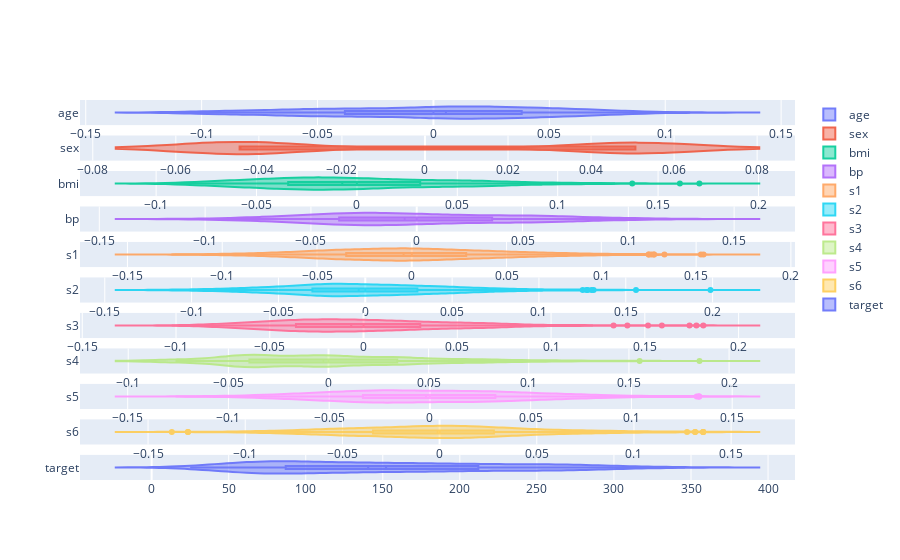

The cell this chart's notebook holds for it:
### Code cell
fig = make_subplots(rows=len(inputs+outputs))

for i, item in enumerate(inputs + outputs):
    fig.add_trace(
        go.Violin(
            x=dataset[item],
            box_visible=True,
            meanline_visible=True,
            opacity=0.9,
            y0=item,
            name=item,
        ),
        row=i+1, col=1
    )

fig.update_layout(height=200*len(inputs+outputs))
fig.update_layout()
fig.show()

### Figure 1 — Plotly figure (JSON) as saved in the notebook; plotly's stock layout.template omitted (floating-point values rounded to 4 significant figures; data arrays with more than 128 entries replaced by an {"elided": "..."} marker saying what was removed)
{"data": [{"box": {"visible": true}, "meanline": {"visible": true}, "name": "age", "opacity": 0.9, "type": "violin", "x": {"elided": "442 float values"}, "xaxis": "x", "y0": "age", "yaxis": "y"}, {"box": {"visible": true}, "meanline": {"visible": true}, "name": "sex", "opacity": 0.9, "type": "violin", "x": {"elided": "442 float values"}, "xaxis": "x2", "y0": "sex", "yaxis": "y2"}, {"box": {"visible": true}, "meanline": {"visible": true}, "name": "bmi", "opacity": 0.9, "type": "violin", "x": {"elided": "442 float values"}, "xaxis": "x3", "y0": "bmi", "yaxis": "y3"}, {"box": {"visible": true}, "meanline": {"visible": true}, "name": "bp", "opacity": 0.9, "type": "violin", "x": {"elided": "442 float values"}, "xaxis": "x4", "y0": "bp", "yaxis": "y4"}, {"box": {"visible": true}, "meanline": {"visible": true}, "name": "s1", "opacity": 0.9, "type": "violin", "x": {"elided": "442 float values"}, "xaxis": "x5", "y0": "s1", "yaxis": "y5"}, {"box": {"visible": true}, "meanline": {"visible": true}, "name": "s2", "opacity": 0.9, "type": "violin", "x": {"elided": "442 float values"}, "xaxis": "x6", "y0": "s2", "yaxis": "y6"}, {"box": {"visible": true}, "meanline": {"visible": true}, "name": "s3", "opacity": 0.9, "type": "violin", "x": {"elided": "442 float values"}, "xaxis": "x7", "y0": "s3", "yaxis": "y7"}, {"box": {"visible": true}, "meanline": {"visible": true}, "name": "s4", "opacity": 0.9, "type": "violin", "x": {"elided": "442 float values"}, "xaxis": "x8", "y0": "s4", "yaxis": "y8"}, {"box": {"visible": true}, "meanline": {"visible": true}, "name": "s5", "opacity": 0.9, "type": "violin", "x": {"elided": "442 float values"}, "xaxis": "x9", "y0": "s5", "yaxis": "y9"}, {"box": {"visible": true}, "meanline": {"visible": true}, "name": "s6", "opacity": 0.9, "type": "violin", "x": {"elided": "442 float values"}, "xaxis": "x10", "y0": "s6", "yaxis": "y10"}, {"box": {"visible": true}, "meanline": {"visible": true}, "name": "target", "opacity": 0.9, "type": "violin", "x": {"elided": "442 int values"}, "xaxis": "x11", "y0": "target", "yaxis": "y11"}], "layout": {"autosize": true, "xaxis": {"anchor": "y", "autorange": true, "domain": [0, 1], "range": [-0.1525, 0.156], "type": "linear"}, "xaxis10": {"anchor": "y10", "autorange": true, "domain": [0, 1], "range": [-0.185, 0.1829], "type": "linear"}, "xaxis11": {"anchor": "y11", "autorange": true, "domain": [0, 1], "range": [-46.49, 417.5], "type": "linear"}, "xaxis2": {"anchor": "y2", "autorange": true, "domain": [0, 1], "range": [-0.08308, 0.08912], "type": "linear"}, "xaxis3": {"anchor": "y3", "autorange": true, "domain": [0, 1], "range": [-0.1379, 0.2182], "type": "linear"}, "xaxis4": {"anchor": "y4", "autorange": true, "domain": [0, 1], "range": [-0.1591, 0.1788], "type": "linear"}, "xaxis5": {"anchor": "y5", "autorange": true, "domain": [0, 1], "range": [-0.175, 0.2022], "type": "linear"}, "xaxis6": {"anchor": "y6", "autorange": true, "domain": [0, 1], "range": [-0.1643, 0.2474], "type": "linear"}, "xaxis7": {"anchor": "y7", "autorange": true, "domain": [0, 1], "range": [-0.1512, 0.2301], "type": "linear"}, "xaxis8": {"anchor": "y8", "autorange": true, "domain": [0, 1], "range": [-0.1241, 0.2329], "type": "linear"}, "xaxis9": {"anchor": "y9", "autorange": true, "domain": [0, 1], "range": [-0.1737, 0.1812], "type": "linear"}, "yaxis": {"anchor": "x", "autorange": true, "domain": [0.9339, 1], "range": [-0.5, 0.5], "type": "category"}, "yaxis10": {"anchor": "x10", "autorange": true, "domain": [0.09339, 0.1595], "range": [-0.5, 0.5], "type": "category"}, "yaxis11": {"anchor": "x11", "autorange": true, "domain": [0, 0.06612], "range": [-0.5, 0.5], "type": "category"}, "yaxis2": {"anchor": "x2", "autorange": true, "domain": [0.8405, 0.9066], "range": [-0.5, 0.5], "type": "category"}, "yaxis3": {"anchor": "x3", "autorange": true, "domain": [0.7471, 0.8132], "range": [-0.5, 0.5], "type": "category"}, "yaxis4": {"anchor": "x4", "autorange": true, "domain": [0.6537, 0.7198], "range": [-0.5, 0.5], "type": "category"}, "yaxis5": {"anchor": "x5", "autorange": true, "domain": [0.5603, 0.6264], "range": [-0.5, 0.5], "type": "category"}, "yaxis6": {"anchor": "x6", "autorange": true, "domain": [0.4669, 0.5331], "range": [-0.5, 0.5], "type": "category"}, "yaxis7": {"anchor": "x7", "autorange": true, "domain": [0.3736, 0.4397], "range": [-0.5, 0.5], "type": "category"}, "yaxis8": {"anchor": "x8", "autorange": true, "domain": [0.2802, 0.3463], "range": [-0.5, 0.5], "type": "category"}, "yaxis9": {"anchor": "x9", "autorange": true, "domain": [0.1868, 0.2529], "range": [-0.5, 0.5], "type": "category"}}}
